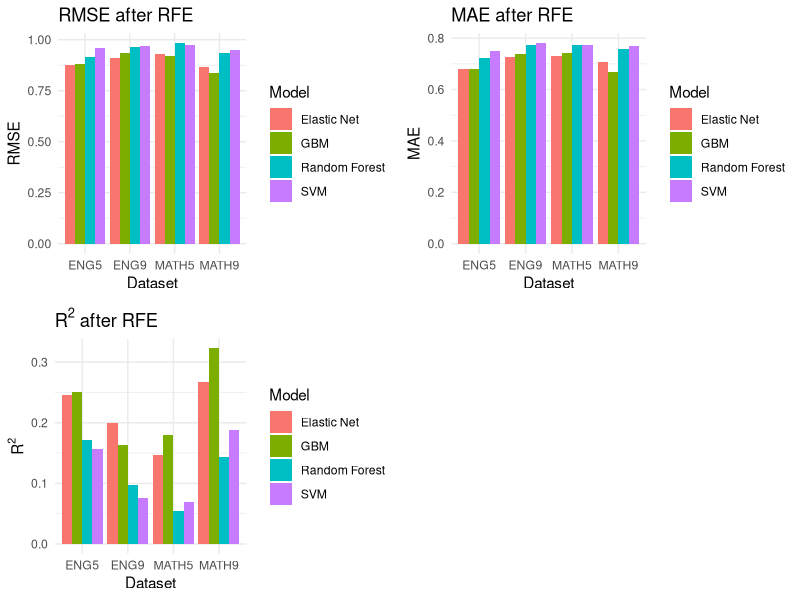

Reproduce this figure in R.
library(ggplot2)

# Create the data frame with "After" data
data <- data.frame(
  Dataset = rep(c("ENG5", "ENG9", "MATH5", "MATH9"), each = 4),
  Model = rep(c("Elastic Net", "GBM", "Random Forest", "SVM"), times = 4),
  RMSE = c(0.874456, 0.8787334, 0.9161693, 0.9597182,
           0.9084324, 0.935809, 0.9637164, 0.9697058,
           0.9279847, 0.9203154, 0.9826119, 0.9742123,
           0.865197, 0.8345554, 0.9332452, 0.9504189),
  MAE = c(0.6789691, 0.6816953, 0.7212761, 0.751053,
          0.7261072, 0.7380983, 0.7733577, 0.7802532,
          0.7314808, 0.7407609, 0.7725499, 0.7719495,
          0.7055703, 0.6667842, 0.758616, 0.7678282),
  R_Squared = c(0.2460909, 0.2507383, 0.1713945, 0.156769,
                0.1988781, 0.1632626, 0.09694301, 0.07618836,
                0.1472663, 0.1790626, 0.05377718, 0.06972454,
                0.2675806, 0.3225532, 0.143977, 0.1885904)
)


# Create RMSE bar chart
rmse_plot <- ggplot(data, aes(x = Dataset, y = RMSE, fill = Model)) +
  geom_bar(stat = "identity", position = position_dodge()) +
  labs(title = "RMSE after RFE", y = "RMSE", x = "Dataset") +
  theme_minimal()

# Create MAE bar chart
mae_plot <- ggplot(data, aes(x = Dataset, y = MAE, fill = Model)) +
  geom_bar(stat = "identity", position = position_dodge()) +
  labs(title = "MAE after RFE", y = "MAE", x = "Dataset") +
  theme_minimal()

# Create R-Squared bar chart
r_squared_plot <- ggplot(data, aes(x = Dataset, y = R_Squared, fill = Model)) +
  geom_bar(stat = "identity", position = position_dodge()) +
  labs(title = expression(R^2 ~ "after RFE"), y = expression(R^2), x = "Dataset") +
  theme_minimal()

# Display the plots
library(gridExtra)
grid.arrange(rmse_plot, mae_plot, r_squared_plot, ncol = 2)

